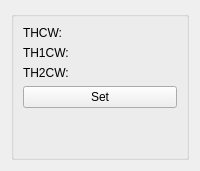
            <widget class="QWidget" name="tabTHCW">
             <attribute name="title">
              <string>THCW</string>
             </attribute>
             <layout class="QVBoxLayout" name="verticalLayout_49">
              <item>
               <widget class="QGroupBox" name="grbTHCW">
                <property name="title">
                 <string/>
                </property>
                <layout class="QGridLayout" name="gridLayout_12">
                 <item row="0" column="0">
                  <widget class="QLabel" name="label_85">
                   <property name="text">
                    <string>THCW:</string>
                   </property>
                  </widget>
                 </item>
                 <item row="1" column="0">
                  <widget class="QLabel" name="label_86">
                   <property name="text">
                    <string>TH1CW:</string>
                   </property>
                  </widget>
                 </item>
                 <item row="4" column="0">
                  <spacer name="verticalSpacer_17">
                   <property name="orientation">
                    <enum>Qt::Vertical</enum>
                   </property>
                   <property name="sizeHint" stdset="0">
                    <size>
                     <width>20</width>
                     <height>40</height>
                    </size>
                   </property>
                  </spacer>
                 </item>
                 <item row="2" column="0">
                  <widget class="QLabel" name="label_87">
                   <property name="text">
                    <string>TH2CW:</string>
                   </property>
                  </widget>
                 </item>
                 <item row="0" column="1">
                  <widget class="QLabel" name="label_88">
                   <property name="text">
                    <string/>
                   </property>
                  </widget>
                 </item>
                 <item row="3" column="0" colspan="2">
                  <widget class="QPushButton" name="btnSetTHCW">
                   <property name="text">
                    <string>Set</string>
                   </property>
                  </widget>
                 </item>
                </layout>
               </widget>
              </item>
             </layout>
            </widget>
